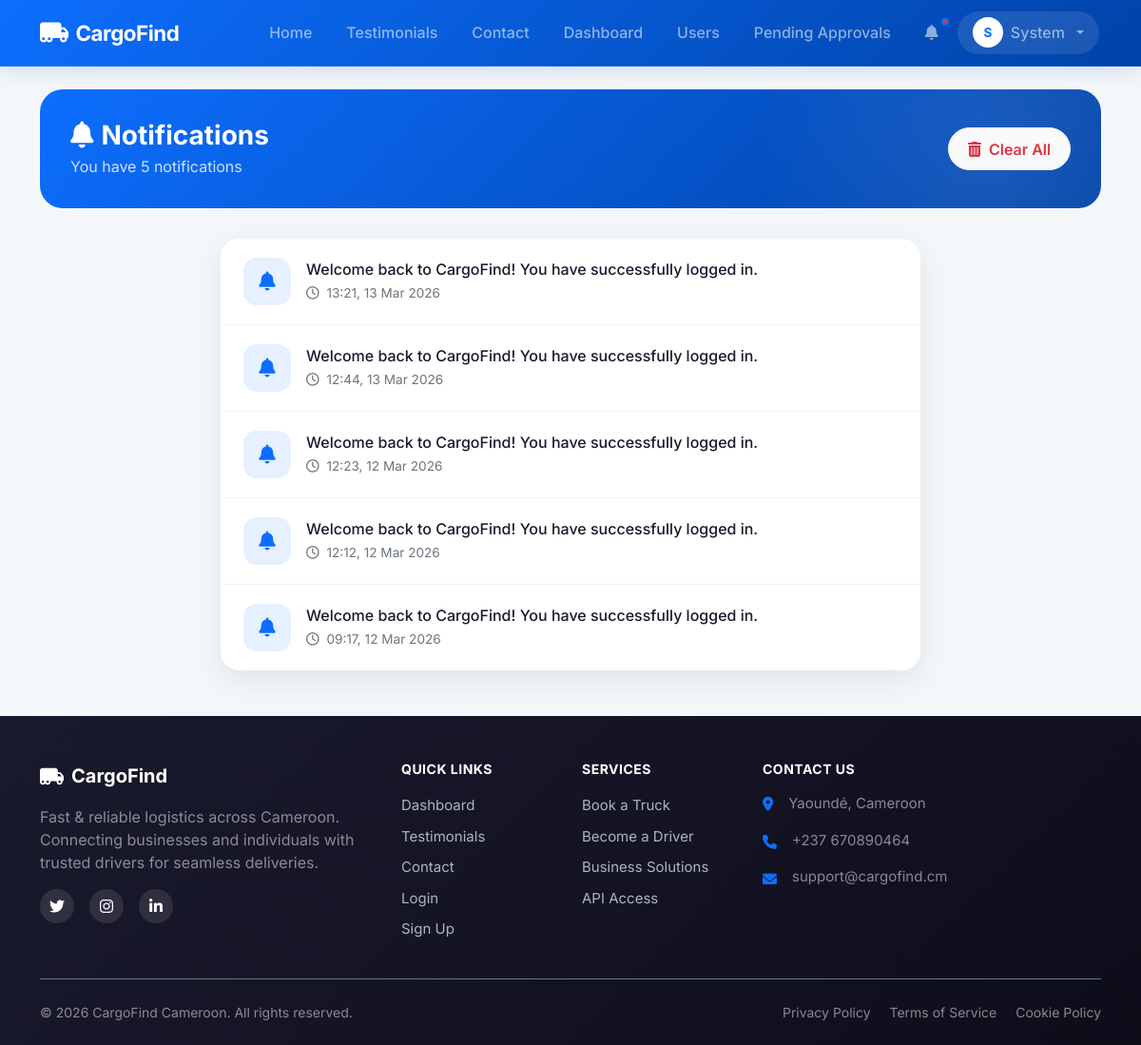
The app's page /notifications (signed in), older data.
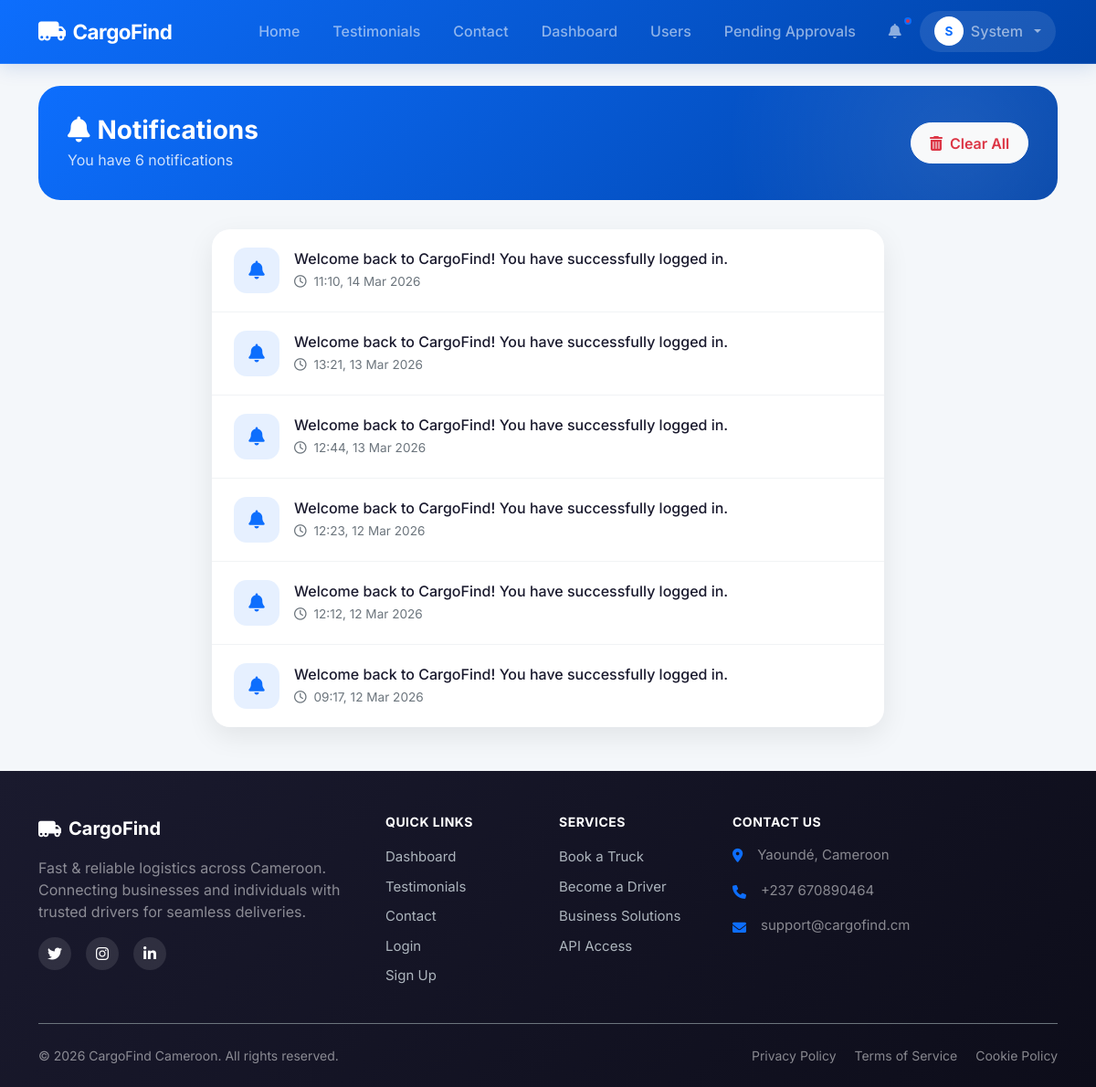
The same page, newer data.
### models.py (models this page shows, shortened)
class User(UserMixin, db.Model):
    id = db.Column(db.Integer, primary_key=True)
    email = db.Column(db.String(120), unique=True, nullable=False)
    phone = db.Column(db.String(20), unique=True, nullable=False)
    password_hash = db.Column(db.String(255), nullable=False)
    full_name = db.Column(db.String(100), nullable=False)
    address = db.Column(db.String(200))
    role = db.Column(db.String(20), nullable=False) # 'customer', 'driver', 'admin'
    vehicle_type = db.Column(db.String(50)) # 'car', 'van', 'truck'
    vehicle_id = db.Column(db.String(50))
    license_url = db.Column(db.String(255))
    is_verified = db.Column(db.Boolean, default=False)
    registration_otp = db.Column(db.String(6))
    is_active = db.Column(db.Boolean, default=False)
    is_approved = db.Column(db.Boolean, default=False) # Admin approval
    current_lat = db.Column(db.Float)
    current_lng = db.Column(db.Float)
    deliveries_as_customer = db.relationship('Delivery', backref='customer', foreign_keys='Delivery.customer_id')
    deliveries_as_driver = db.relationship('Delivery', backref='driver', foreign_keys='Delivery.driver_id')
    notifications = db.relationship('Notification', backref='user', lazy=True)
    wallet = db.relationship('Wallet', backref='user', uselist=False)

class Notification(db.Model):
    id = db.Column(db.Integer, primary_key=True)
    user_id = db.Column(db.Integer, db.ForeignKey('user.id'), nullable=False)
    message = db.Column(db.String(255), nullable=False)
    is_read = db.Column(db.Boolean, default=False)
    created_at = db.Column(db.DateTime, default=datetime.utcnow)
    link = db.Column(db.String(100))

### app.py (the view)
@app.route('/notifications')
@login_required
def notifications():
    user_notifications = Notification.query.filter_by(user_id=current_user.id).order_by(Notification.created_at.desc()).all()
    for notif in user_notifications:
        notif.is_read = True
    db.session.commit()
    return render_template('notifications.html', notifications=user_notifications)

### templates/notifications.html (shortened to what this page needs)
{% extends 'base.html' %}
{% block content %}
<div class="row animate-up">
    <div class="col-12">
        <div class="page-header">
            <div class="d-flex justify-content-between align-items-center">
                <div>
                    <h1 class="page-title">
                        <i class="fas fa-bell me-2"></i>Notifications
                    </h1>
                    {% if notifications %}
                    <p class="page-subtitle">You have {{ notifications|length }} notification{{ '' if notifications|length == 1 else 's' }}</p>
                    {% else %}
                    <p class="page-subtitle">Stay updated with your deliveries</p>
                    {% endif %}
                </div>
                {% if notifications %}
                <form action="{{ url_for('clear_notifications') }}" method="POST">
                    <button type="submit" class="btn btn-light text-danger clear-btn">
                        <i class="fas fa-trash-alt me-2"></i>Clear All
                    </button>
                </form>
                {% endif %}
            </div>
        </div>
    </div>
</div>
<div class="row">
    <div class="col-lg-8 mx-auto">
        {% if notifications %}
        <div class="card notification-card">
            {% for notif in notifications %}
            <div class="notification-item" {% if notif.link %}onclick="window.location='{{ notif.link }}'" style="cursor: pointer;"{% endif %}>
                <div class="notification-icon info">
                    <i class="fas fa-bell"></i>
                </div>
                <div class="notification-content">
                    <p class="notification-message mb-0">{{ notif.message }}</p>
                    <span class="notification-time">
                        <i class="far fa-clock me-1"></i>
                        {{ notif.created_at.strftime('%H:%M, %d %b %Y') }}
                    </span>
                </div>
            </div>
            {% endfor %}
        </div>
        {% endif %}
    </div>
</div>
{% endblock %}

### templates/base.html (shortened to what this page needs)
<!DOCTYPE html>
<html lang="en">
<head>
    <link href="https://cdn.jsdelivr.net/npm/bootstrap@5.3.0/dist/css/bootstrap.min.css" rel="stylesheet">
    <link rel="stylesheet" href="https://cdnjs.cloudflare.com/ajax/libs/font-awesome/6.0.0/css/all.min.css">
    <link rel="stylesheet" href="https://unpkg.com/leaflet@1.9.4/dist/leaflet.css" />
    <link rel="stylesheet" href="{{ url_for('static', filename='css/style.css') }}">
</head>
<body class="animate-fade-in">
    <nav class="navbar navbar-expand-lg navbar-dark sticky-top">
        <div class="container">
            <a class="navbar-brand" href="{{ url_for('index') }}">
                <i class="fas fa-truck-moving"></i>
                <span>CargoFind</span>
            </a>
            <div class="collapse navbar-collapse" id="navbarNav">
                <ul class="navbar-nav ms-auto align-items-lg-center">
                    <li class="nav-item">
                        <a class="nav-link" href="{{ url_for('index') }}">
                             Home
                        </a>
                    </li>
                    <li class="nav-item">
                        <a class="nav-link" href="{{ url_for('testimonials') }}">
                             Testimonials
                        </a>
                    </li>
                    <li class="nav-item">
                        <a class="nav-link" href="{{ url_for('contact') }}">
                             Contact
                        </a>
                    </li>
                    {% if current_user.is_authenticated %}
                        {% if current_user.role == 'customer' %}
                            <li class="nav-item">
                                <a class="nav-link" href="{{ url_for('customer_dashboard') }}">
                                    <i class="fas fa-tachometer-alt me-1 d-lg-none"></i> Dashboard
                                </a>
                            </li>
                            <li class="nav-item">
                                <a class="nav-link" href="{{ url_for('book_delivery') }}">
                                    <i class="fas fa-plus-circle me-1 d-lg-none"></i> Book Delivery
                                </a>
                            </li>
                        {% elif current_user.role == 'driver' %}
                            <li class="nav-item">
                                <a class="nav-link" href="{{ url_for('driver_dashboard') }}">
                                    <i class="fas fa-tachometer-alt me-1 d-lg-none"></i> Driver Panel
                                </a>
                            </li>
                        {% elif current_user.role == 'admin' %}
                            <li class="nav-item">
                                <a class="nav-link" href="{{ url_for('admin_dashboard') }}">
                                     Dashboard
                                </a>
                            </li>
                            <li class="nav-item">
                                <a class="nav-link" href="{{ url_for('admin_users') }}">
                                     Users
                                </a>
                            </li>
                            <li class="nav-item">
                                <a class="nav-link" href="{{ url_for('admin_pending_drivers') }}">
                                     Pending Approvals
                                </a>
                            </li>
                        {% endif %}
                        <li class="nav-item">
                            <a class="nav-link notification-badge" href="{{ url_for('notifications') }}">
                                <i class="fas fa-bell"></i>
                            </a>
                        </li>
                        <li class="nav-item dropdown">
                            <a class="nav-link nav-user dropdown-toggle" href="#" role="button" data-bs-toggle="dropdown">
                                <div class="nav-user-avatar">
                                    {{ current_user.full_name[0]|upper }}
                                </div>
                                <span class="d-none d-md-inline">{{ current_user.full_name.split()[0] }}</span>
                            </a>
                        </li>
                    {% endif %}
                </ul>
            </div>
        </div>
    </nav>
    <div class="container mt-4">
        {% block content %}{% endblock %}
    </div>
    <footer class="footer bg-dark text-white pt-5 pb-4 mt-5">
        <div class="container">
            <div class="d-none d-md-block">
                <div class="row">
                    <div class="col-lg-4 col-md-6 mb-4 mb-lg-0">
                        <a href="{{ url_for('index') }}" class="footer-brand d-flex align-items-center text-white text-decoration-none mb-3">
                            <i class="fas fa-truck-moving fa-lg me-2"></i>
                            <span class="fw-bold fs-5">CargoFind</span>
                        </a>
                        <p class="text-white-50 mb-3">Fast & reliable logistics across Cameroon. Connecting businesses and individuals with trusted drivers for seamless deliveries.</p>
                        <div class="d-flex gap-3">
                            <a href="#" class="social-link"><i class="fab fa-twitter"></i></a>
                            <a href="#" class="social-link"><i class="fab fa-instagram"></i></a>
                            <a href="#" class="social-link"><i class="fab fa-linkedin-in"></i></a>
                        </div>
                    </div>
                    <div class="col-lg-2 col-md-6 mb-4 mb-lg-0">
                        <h6 class="footer-heading text-uppercase fw-bold mb-3">Quick Links</h6>
                        <ul class="list-unstyled footer-links">
                            {% if not current_user.is_authenticated %}
                            <li><a href="{{ url_for('index') }}" class="footer-link">Home</a></li>
                            {% else %}
                            <li><a href="{% if current_user.role == 'admin' %}{{ url_for('admin_dashboard') }}{% elif current_user.role == 'driver' %}{{ url_for('driver_dashboard') }}{% else %}{{ url_for('customer_dashboard') }}{% endif %}" class="footer-link">Dashboard</a></li>
                            {% endif %}
                            <li><a href="{{ url_for('testimonials') }}" class="footer-link">Testimonials</a></li>
                            <li><a href="{{ url_for('contact') }}" class="footer-link">Contact</a></li>
                            <li><a href="{{ url_for('login') }}" class="footer-link">Login</a></li>
                            <li><a href="{{ url_for('register') }}" class="footer-link">Sign Up</a></li>
                        </ul>
                    </div>
                    <div class="col-lg-2 col-md-6 mb-4 mb-lg-0">
                        <h6 class="footer-heading text-uppercase fw-bold mb-3">Services</h6>
                        <ul class="list-unstyled footer-links">
                            <li><a href="{{ url_for('register') }}" class="footer-link">Book a Truck</a></li>
                            <li><a href="{{ url_for('register') }}" class="footer-link">Become a Driver</a></li>
                            <li><a href="{{ url_for('contact') }}" class="footer-link">Business Solutions</a></li>
                            <li><a href="{{ url_for('contact') }}" class="footer-link">API Access</a></li>
                        </ul>
                    </div>
                    <div class="col-lg-4 col-md-6">
                        <h6 class="footer-heading text-uppercase fw-bold mb-3">Contact Us</h6>
                        <ul class="list-unstyled footer-contact">
                            <li class="mb-3 d-flex align-items-start">
                                <i class="fas fa-map-marker-alt mt-1 me-3 text-primary"></i>
                                <span class="text-white-50">Yaoundé, Cameroon</span>
                            </li>
                            <li class="mb-3 d-flex align-items-center">
                                <i class="fas fa-phone mt-1 me-3 text-primary"></i>
                                <span class="text-white-50">+237 670890464</span>
                            </li>
                            <li class="mb-3 d-flex align-items-center">
                                <i class="fas fa-envelope mt-1 me-3 text-primary"></i>
                                <span class="text-white-50">support@cargofind.cm</span>
                            </li>
                        </ul>
                    </div>
                </div>
                <div class="footer-bottom border-top border-secondary mt-4 pt-4 d-flex flex-column flex-md-row justify-content-between align-items-center">
                    <p class="mb-2 mb-md-0 text-white-50">&copy; 2026 CargoFind Cameroon. All rights reserved.</p>
                    <div class="footer-bottom-links">
                        <a href="{{ url_for('privacy') }}" class="text-white-50 text-decoration-none me-3">Privacy Policy</a>
                        <a href="{{ url_for('terms') }}" class="text-white-50 text-decoration-none me-3">Terms of Service</a>
                        <a href="#" class="text-white-50 text-decoration-none">Cookie Policy</a>
                    </div>
                </div>
            </div>
        </div>
    </footer>
</body>
</html>

Row changes from the older to the newer data that the page shows:
added Notification: message "Welcome back to CargoFind! You have successfully logged in.", created_at "11:10, 14 Mar 2026"
Text that changed along with them:
{{ notifications|length }}: "5" → "6"
